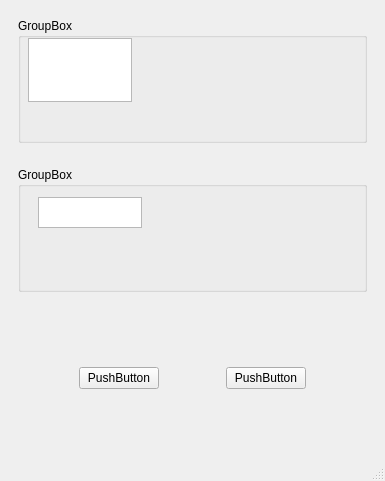
<?xml version="1.0" encoding="UTF-8"?>
<ui version="4.0">
 <class>MainWindow</class>
 <widget class="QMainWindow" name="MainWindow">
  <property name="geometry">
   <rect>
    <x>0</x>
    <y>0</y>
    <width>385</width>
    <height>481</height>
   </rect>
  </property>
  <property name="windowTitle">
   <string>MainWindow</string>
  </property>
  <widget class="QWidget" name="centralwidget">
   <layout class="QVBoxLayout" name="verticalLayout_3">
    <item>
     <widget class="QWidget" name="widget" native="true">
      <layout class="QVBoxLayout" name="verticalLayout">
       <item>
        <widget class="QGroupBox" name="groupBox_2">
         <property name="title">
          <string>GroupBox</string>
         </property>
         <widget class="QTextEdit" name="textEdit">
          <property name="geometry">
           <rect>
            <x>10</x>
            <y>20</y>
            <width>104</width>
            <height>64</height>
           </rect>
          </property>
         </widget>
        </widget>
       </item>
      </layout>
     </widget>
    </item>
    <item>
     <widget class="QWidget" name="widget_3" native="true">
      <layout class="QVBoxLayout" name="verticalLayout_2">
       <item>
        <widget class="QGroupBox" name="groupBox">
         <property name="title">
          <string>GroupBox</string>
         </property>
         <widget class="QTextEdit" name="textEdit_2">
          <property name="geometry">
           <rect>
            <x>20</x>
            <y>30</y>
            <width>104</width>
            <height>31</height>
           </rect>
          </property>
         </widget>
        </widget>
       </item>
      </layout>
     </widget>
    </item>
    <item>
     <widget class="QWidget" name="widget_2" native="true">
      <layout class="QHBoxLayout" name="horizontalLayout">
       <item>
        <spacer name="horizontalSpacer">
         <property name="orientation">
          <enum>Qt::Orientation::Horizontal</enum>
         </property>
         <property name="sizeHint" stdset="0">
          <size>
           <width>59</width>
           <height>20</height>
          </size>
         </property>
        </spacer>
       </item>
       <item>
        <widget class="QPushButton" name="pushButton">
         <property name="text">
          <string>PushButton</string>
         </property>
        </widget>
       </item>
       <item>
        <spacer name="horizontalSpacer_2">
         <property name="orientation">
          <enum>Qt::Orientation::Horizontal</enum>
         </property>
         <property name="sizeHint" stdset="0">
          <size>
           <width>58</width>
           <height>20</height>
          </size>
         </property>
        </spacer>
       </item>
       <item>
        <widget class="QPushButton" name="pushButton_2">
         <property name="text">
          <string>PushButton</string>
         </property>
        </widget>
       </item>
       <item>
        <spacer name="horizontalSpacer_3">
         <property name="orientation">
          <enum>Qt::Orientation::Horizontal</enum>
         </property>
         <property name="sizeHint" stdset="0">
          <size>
           <width>59</width>
           <height>20</height>
          </size>
         </property>
        </spacer>
       </item>
      </layout>
     </widget>
    </item>
   </layout>
  </widget>
  <widget class="QMenuBar" name="menubar">
   <property name="geometry">
    <rect>
     <x>0</x>
     <y>0</y>
     <width>385</width>
     <height>17</height>
    </rect>
   </property>
  </widget>
  <widget class="QStatusBar" name="statusbar"/>
 </widget>
 <resources/>
 <connections/>
</ui>
